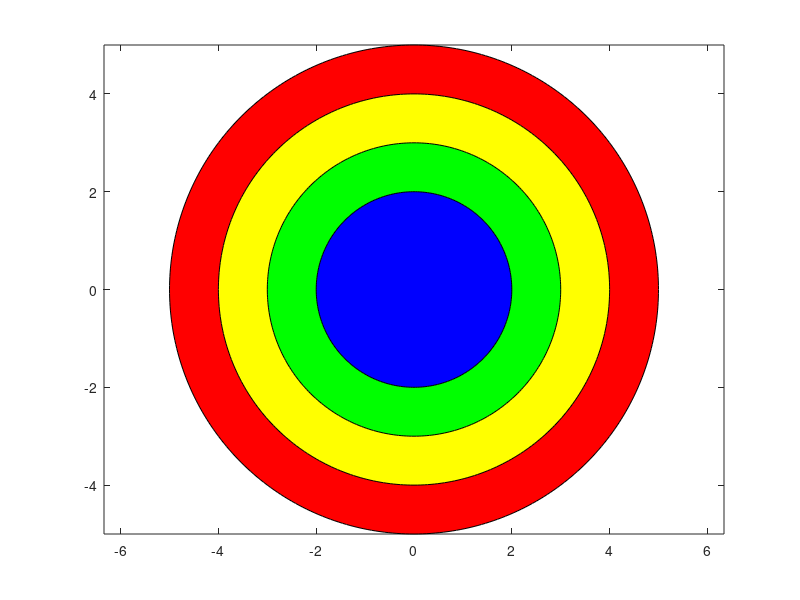

The MATLAB source for this figure:
% draw green circle
theta=0:360;
r=5;
x= r*cosd(theta);
y= r*sind(theta);
fill(x,y,'r');
axis equal
hold on

% draw maroon circle
theta=0:360;
r=4;
x= r*cosd(theta);
y= r*sind(theta);
fill(x,y,'y');

% draw red circle
theta=0:360;
r=3;
x= r*cosd(theta);
y= r*sind(theta);
fill(x,y,'g');

% draw blue circle
theta=0:360;
r=2;
x= r*cosd(theta);
y= r*sind(theta);
fill(x,y,'b');